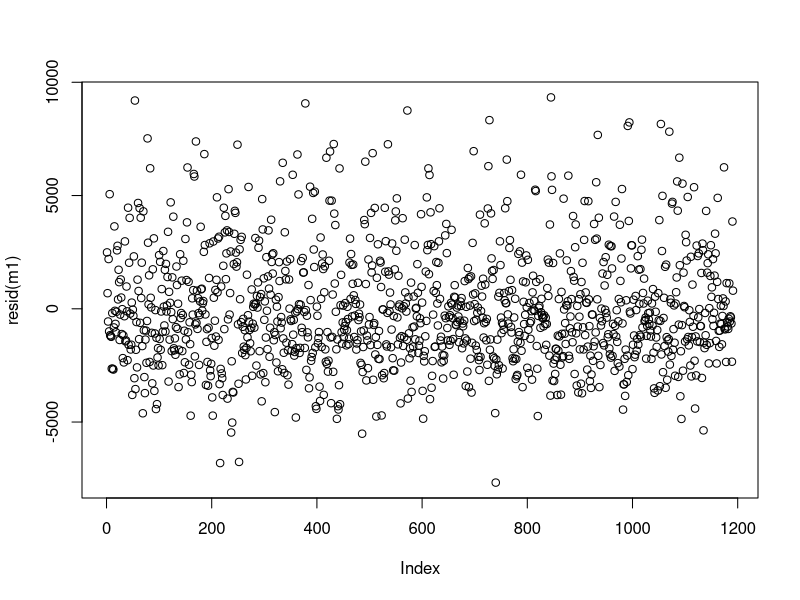
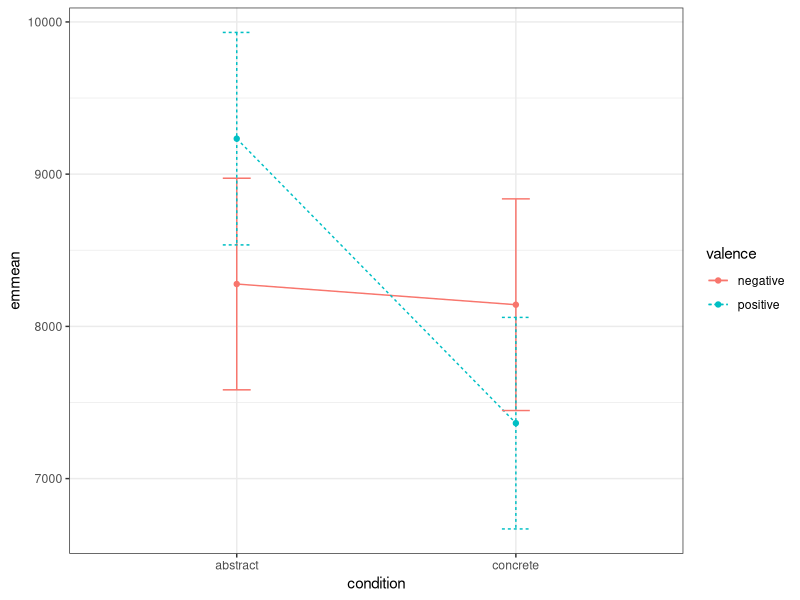
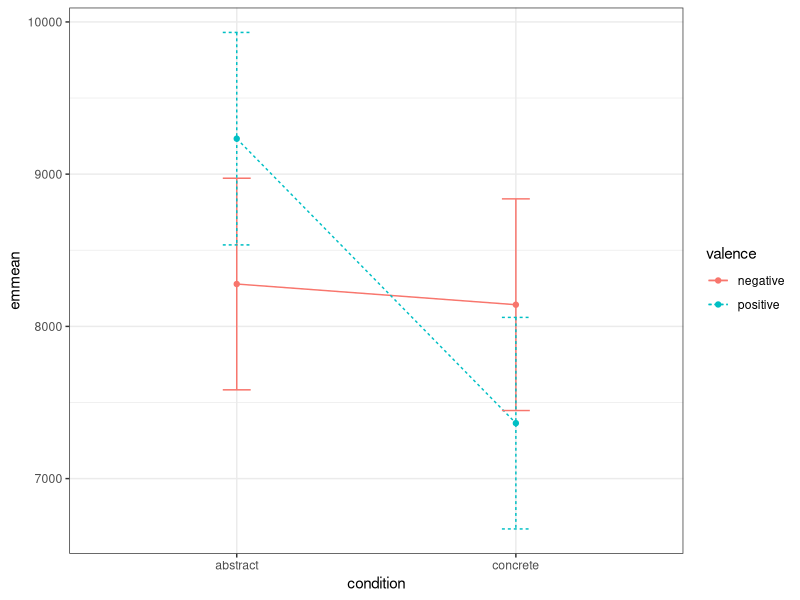

R code for these plots, in order:
## ---- chunk 1
library(tidyverse)
library(lme4)
library(emmeans)
## ---- chunk 2
model_dat <- read_csv('cleaned_data.csv')
## ---- chunk 3
m1 <- lmer(rt ~ condition*valence + (1|subject), data = model_dat)
## ---- chunk 4
summary(m1)
plot(resid(m1))
## ---- chunk 5
interaction <- as.data.frame(emmeans(m1, pairwise~condition|valence)$emmeans)
interaction
## ---- chunk 6
ggplot(interaction, aes(y = emmean, x = condition, lty = valence, color = valence, group = valence)) + 
  geom_point() + 
  geom_line() + 
  geom_errorbar(aes(ymin = lower.CL, ymax = upper.CL), width = .1) +
  theme_bw()

ggsave('interaction.png', height = 6, width = 8, device = 'png')

## ---- chunk 7
sessionInfo()
